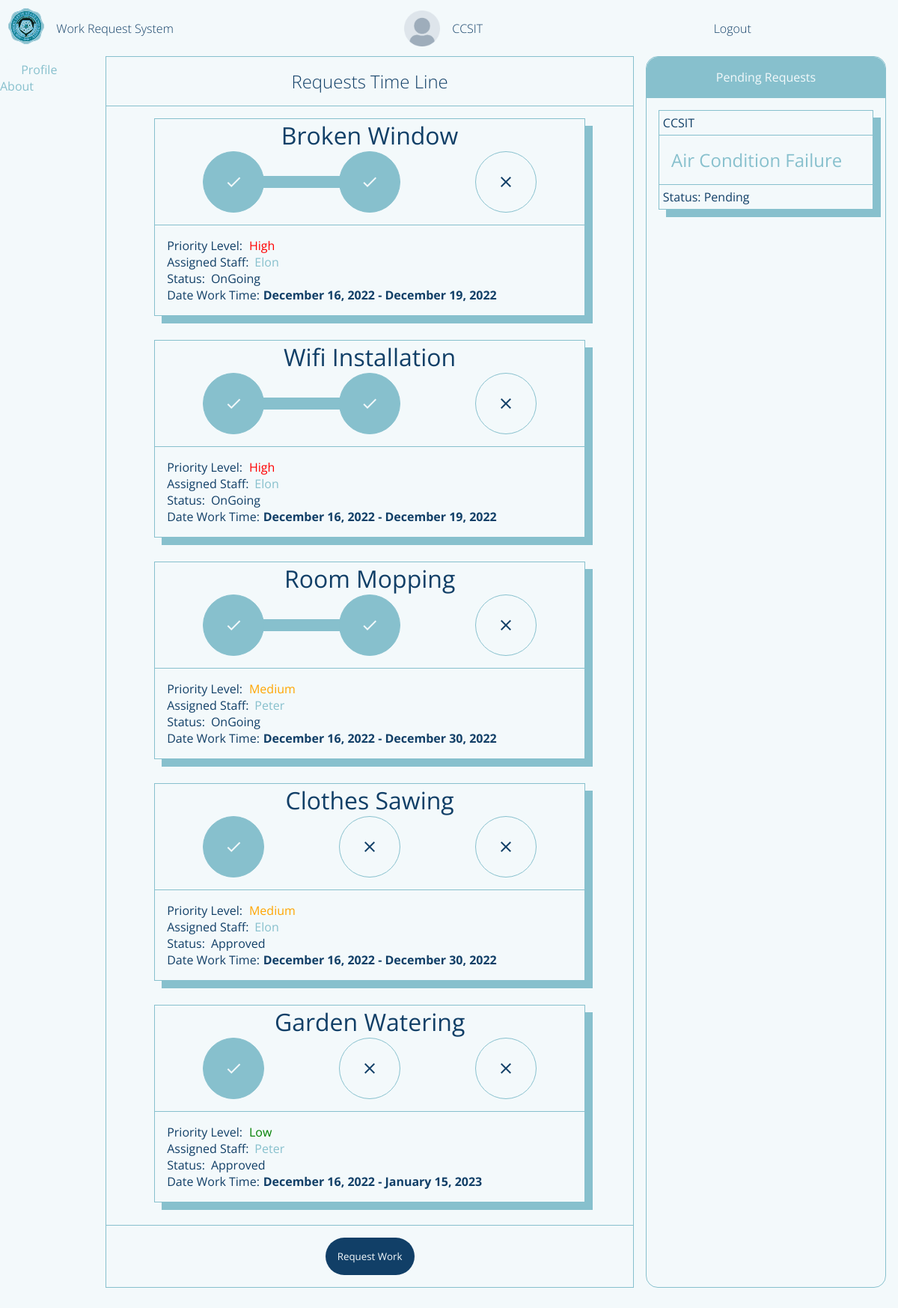
Screenshot of /requestorPage (signed in) with the database file from the repository.
### flaskApp/models.py (models this page shows, shortened)
class User(db.Model, UserMixin):
	__tablename__ = 'user'
	id = db.Column(db.Integer, primary_key=True)
	userName = db.Column(db.String(20), unique=True, nullable=False)
	userType = db.Column(db.String(20), default='Admin')
	passWord = db.Column(db.String(60), nullable=False)
	profilePicture = db.Column(db.String(60), default='dafault.png')
	requestForm = db.relationship('UserRequestForm', backref='user')
	userStaffExtension = db.relationship('StaffExtension', backref='staffExtension', uselist=False)

class UserRequestForm(db.Model):
	__tablename__ = 'userRequestForm'
	id = db.Column(db.Integer, primary_key=True)
	requestorName = db.Column(db.String(500), nullable=False)
	requestTitle = db.Column(db.String(500), nullable=False)
	requestedWork = db.Column(db.String(500), nullable=False)
	roomNumber = db.Column(db.String(20), nullable=False)
	avilabilityOfMaterials = db.Column(db.String(10), nullable=False)
	priorityLevel = db.Column(db.Integer, default=0) # change this to integer in the future 0 - pending 1 - high 2 - medium 3 - low
	status = db.Column(db.String(20), default='Pending')
	dateApproved = db.Column(DateTime, default=datetime.now(), nullable=False)
	dateLimit = db.Column(DateTime, default=datetime.now(), nullable=False)
	requestFormId = db.Column(db.Integer, db.ForeignKey('user.id'))
	assignedStaff = db.Column(db.Integer, db.ForeignKey('userstaff.id'))

class StaffExtension(db.Model):
	__tablename__ = 'userstaff'
	id = db.Column(db.Integer, primary_key=True)
	staffId = db.Column(db.Integer, db.ForeignKey('user.id'), unique=True)
	staffName = db.Column(db.String(20), nullable=False)
	staffAge = db.Column(db.String(20), nullable=False)
	staffGender = db.Column(db.String(20), nullable=False)
	staffOccupation = db.Column(db.String(20), nullable=False)
	staffRating = db.Column(db.Integer, default=0)
	staffComments = db.relationship('StaffExtensionComment', backref='staffComment')
	staffAssignment = db.relationship('UserRequestForm', backref='staffAssignment') # one to many relationship

### flaskApp/routes.py (the view, shortened to what this page needs)
@app.route('/requestorPage', methods=['GET', 'POST'])
def requestorPage():
	if current_user.is_authenticated == False:
		return redirect(url_for('loginPage'))
	form = WorkRequestForm()
	user = User.query.filter_by(userName=current_user.userName).first()
	countRequests = UserRequestForm.query.filter_by(requestorName=current_user.userName).count()
	userRequestForms = UserRequestForm.query.filter_by(requestFormId=user.id).order_by(UserRequestForm.priorityLevel)
	profileImage = url_for('static', filename='profilePic/'+current_user.profilePicture)
	return render_template('requestorDashboard.html', title='Requestor Page', user=current_user.userName, form=form, userForm=userRequestForms, count=countRequests, profileImage=profileImage)

### flaskApp/models.py (called while the page is built)
@loginManager.user_loader
def loadUser(userId):
	return User.query.get(int(userId))

### flaskApp/templates/requestorDashboard.html (shortened to what this page needs)
{% extends "layout.html" %}
{% block content %}
	<section class="content-main">
		<div class="content-main-head">
			Requests Time Line
		</div>
		<div class="content-main-body">
			{% for userForms in userForm %}
			{% if userForms.status != 'Pending' %}
				<div class="content-main-body-requests">
					<header>
						{{ userForms.requestTitle }}
					</header>
					<main>
						<body onload="progress()">
								{% if userForms.status == 'Approved' %}
								<ul class="progress">
									<li class="approved material-icons" value="0%">check</li>
									<li class="ongoing material-icons">close</li>
									<li class="finished material-icons">close</li>
								</ul>
								{% elif userForms.status == 'OnGoing'%}
								<ul class="progress">
									<li class="approved material-icons" value="50%">check</li>
									<li class="ongoing material-icons">close</li>
									<li class="finished material-icons">close</li>
									<div class="progress-bar"></div>
								</ul>
								{% endif %}
						</body>
					</main>
					<footer>
						{% if userForms.priorityLevel == 1  %}
							<span>Priority Level: <i style="color:red;">High</i></span>
						{% elif userForms.priorityLevel == 2  %}
							<span>Priority Level: <i style="color:orange;">Medium</i></span>
						{% elif userForms.priorityLevel == 3  %}
							<span>Priority Level: <i style="color:green;">Low</i></span>
						{% endif %}
						<span class="assigned-staff">
							<p>Assigned Staff: </p>
							<a href="">{{userForms.staffAssignment.staffName}}</a>
						</span>
						<span class="status">
							<p>Status: </p>
							<p id="status">{{ userForms.status }}</p>
						</span>
						<span class="dateApp">
							<p>Date Work Time: </p>
							<p id="status" style="font-weight: bold;">{{ userForms.dateApproved.strftime("%B %d, %Y") }} - {{ userForms.dateLimit.strftime("%B %d, %Y") }}</p>
						</span>
					</footer>
				</div>
			{% endif %}
			{% endfor %}
		</div>
		<div class="content-main-foot">
			<button class="request-work-btn">Request Work</button>
		</div>
	</section>
	<section class="content-side-left">
		<span class="content-side-left-profile">
			<i class="material-icons content-side-left-icon">person</i>
			<a href="">Profile</a>
		</span>
		<span class="content-side-about">
			<i class="material-icons content-side-left-icon">help</i>
			<a href="">About</a>
		</span>
	</section>
	<section class="content-side-right">
		<header>Pending Requests</header>
		<main>
				{% for userForms in userForm %}
					{% if userForms.status == 'Pending' %}
						<span class="content-side-right-items">
							<div class="header-item">{{ userForms.requestorName }}</div>
							<div class="body-item"><a href="#">{{ userForms.requestTitle }}</a></div>
							<div class="footer-item">Status: {{ userForms.status }}</div>
						</span>
					{% endif %}
				{% endfor %}
		</main>
	</section>
	<section class="content-foot">
	</section>
{% endblock content %}

### flaskApp/templates/layout.html (shortened to what this page needs)
<!DOCTYPE html>
<html>
<head>
    {% if title == 'Login Page'%}
    	<link rel="stylesheet" type="text/css" href="{{ url_for('static', filename='login.css') }}">
    {% elif title == 'Admin Page'%}
    	<link rel="stylesheet" type="text/css" href="{{ url_for('static', filename='adminDashboard.css') }}">
    {% elif title == 'Requestor Page'%}
        <link rel="stylesheet" type="text/css" href="{{ url_for('static', filename='requestorDashboard.css') }}">
    {% elif title == 'Staff Page'%}
        <link rel="stylesheet" type="text/css" href="{{ url_for('static', filename='staffDashboard.css') }}">
    {% elif title == 'Admin Approval Page'%}
        <link rel="stylesheet" type="text/css" href="{{ url_for('static', filename='adminApproval.css') }}">
    {% elif title == 'Staff Ongoing Page'%}
        <link rel="stylesheet" type="text/css" href="{{ url_for('static', filename='staffOngoing.css') }}">
    {% endif%}
</head>
<body>
	<div class="container">
        {% if title != 'Login Page'%}
        <header class="content-header">
            <div class="img-box">
                <img class="logo_slsu" src="{{ url_for('static', filename='img/logo_slsu.svg') }}">
            </div>
            {% if title == 'Admin Page'%}
                <section class="header-title">
                    <a href="{{ url_for('adminPage') }}">Work Request System</a>
                </section>
                <section class="header-user">
                    <img class='profile-picture'src="{{ profileImage }}">
                    <i>{{ user }}</i>
                </section>
            {% elif title == 'Requestor Page' %}
                <section class="header-title">
                    <a href="{{ url_for('requestorPage') }}">Work Request System</a>
                </section>
                <section class="header-user">
                <img class='profile-picture'src="{{ profileImage }}">
                    <i>{{ user }}</i>
                </section>
            {% endif %}
            <div class="header-profile">
                {% if current_user.is_authenticated == True %}
                <a href="{{ url_for('logout') }}">Logout</a>
                {% endif %}
            </div>
        </header>
        {% endif%}
		{% block content %}{% endblock content %}
	</div>
</body>
</html>

### flaskApp/static/requestorDashboard.css (style rules this page uses)
body { background: var(--white); }
.container { margin: 0; display: grid; height: 100vh; grid-template-columns: 0.2fr 1fr 0.5fr; grid-template-rows: 0fr 1fr 0.02fr; grid-template-areas: 'h h h' 'l m r' 'f f f'; }
.content-header { grid-area: h; display: flex; flex-direction: row; align-items: center; padding: var(--fn-small); }
.img-box { flex-grow: 0; }
.header-title { flex-grow: 0; margin-left: 1rem; }
.header-title a { font-size: var(--fn-regular); font-weight: lighter; color: var(--blue); }
.header-user { flex-grow: 1; font-size: var(--fn-regular); font-weight: lighter; color: var(--blue); }
.header-profile { flex-grow: 0.3; }
.header-profile a { font-size: var(--fn-regular); font-weight: lighter; color: var(--blue); }
.content-main { grid-area: m; display: flex; flex-direction: column; border: 1px solid var(--blueGreen); }
.content-main-head { flex-grow: 0; font-size: var(--fn-medium); text-align: center; color: var(--blue); border-bottom: 1px solid var(--blueGreen); padding: 1rem 0rem 1rem 0rem; font-weight: lighter; }
.content-main-body { flex-grow: 1; display: flex; flex-direction: column; overflow: scroll; height: 1rem; padding: 1rem; }
.dateApp { display: flex; flex-direction: row; }
.dateApp p:nth-child(2) { margin-left: 0.3rem; }
.content-main-body-requests { margin-bottom: 1rem; display: flex; flex-direction: column; border: 1px solid var(--blueGreen); box-shadow: 10px 10px var(--blueGreen); margin: 0rem 3rem 2rem 3rem }
.content-main-body-requests header { text-align: center; font-size: var(--fn-large); color: var(--blue); }
.content-main-body-requests main { display: flex; flex-direction: row; position: relative; margin: 0rem 4rem 1rem 4rem; }
.progress-bar { width: 0%; height: 1rem; background-color: var(--blueGreen); position: absolute; top: 50%; left: 3%; transform: translateY(-50%); border-radius: 2rem; transition: width 1s ease; }
.content-main-body-requests main ul { display: flex; flex-direction: row; list-style: none; justify-content: space-between; margin: 0; padding: 0; width: 100%; }
.content-main-body-requests main ul li:first-child { background: var(--blueGreen); border: 1px solid var(--blueGreen); color: var(--white); }
.content-main-body-requests main ul li { width: 5rem; height: 5rem; background: var(--white); border: 1px solid var(--blueGreen); color: var(--blue); display: flex; justify-content: center; align-items: center; z-index: 100; border-radius: 50%; }
.content-main-body-requests footer { border-top: 1px solid var(--blueGreen); padding: 1rem 1rem 1rem 1rem; color: var(--blue); }
.content-main-body-requests footer span i { margin-left: 0.3rem; }
.assigned-staff, .status { display: flex; flex-direction: row; }
.assigned-staff a, .status p:nth-child(2) { margin-left: 0.5rem; }
.content-main-foot { flex-grow: 0; }
.content-side-left { grid-area: l; }
.content-side-right { grid-area: r; color: var(--blue); border: 1px solid var(--blueGreen); margin-left: 1rem; margin-right: 1rem; display: flex; flex-direction: column; border-radius: 1rem; }
.content-side-right header { border-bottom: 1px solid var(--blueGreen); text-align: center; padding: 1rem 0rem 1rem 0rem; flex-grow: 0; background: var(--blueGreen); color: var(--white); border-radius: 1rem 1rem 0rem 0rem; }
.content-side-right main { flex-grow: 1; display: flex; flex-direction: column; overflow: scroll; height: 1rem; }
.content-side-right-items { border: 1px solid var(--blueGreen); margin: 1rem 1rem 0rem 1rem; box-shadow: 10px 10px var(--blueGreen); }
.header-item { border-bottom: 1px solid var(--blueGreen); padding: 0.3rem; }
.body-item { padding: 1rem; }
.body-item a { font-size: var(--fn-medium); }
.footer-item { border-top: 1px solid var(--blueGreen); padding: 0.3rem; }
.content-main-foot { padding: 1rem; border-top: 1px solid var(--blueGreen); text-align: center; }
.request-work-btn { border: none; padding: 1rem; background: var(--blue); color: var(--white); border-radius: 2rem; cursor: pointer; }
.content-foot { grid-area: f; }

### rows the page displays
User: userName "CCSIT"
UserRequestForm: requestTitle "Broken Window", shows "check", shows "Priority Level:", priorityLevel "High", staffAssignment.staffName "Elon", status "OnGoing", dateApproved "December 16, 2022", dateLimit "December 19, 2022"
UserRequestForm: requestTitle "Wifi Installation", shows "check", shows "Priority Level:", priorityLevel "High", staffAssignment.staffName "Elon", status "OnGoing", dateApproved "December 16, 2022", dateLimit "December 19, 2022"
UserRequestForm: requestTitle "Room Mopping", shows "check", shows "Priority Level:", priorityLevel "Medium", staffAssignment.staffName "Peter", status "OnGoing", dateApproved "December 16, 2022", dateLimit "December 30, 2022"
UserRequestForm: requestTitle "Clothes Sawing", shows "check", shows "Priority Level:", priorityLevel "Medium", staffAssignment.staffName "Elon", status "Approved", dateApproved "December 16, 2022", dateLimit "December 30, 2022"
UserRequestForm: requestTitle "Garden Watering", shows "check", shows "Priority Level:", priorityLevel "Low", staffAssignment.staffName "Peter", status "Approved", dateApproved "December 16, 2022", dateLimit "January 15, 2023"
UserRequestForm: requestorName "CCSIT", requestTitle "Air Condition Failure", status "Pending"
